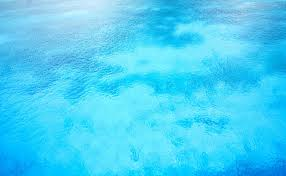
%> input picture Week 5/images/blue4.jpg, 286 x 176 px; its folder holds 5 pictures in this run
$ octave lab5_2_a.m   (GNU Octave 9; MATLAB toolbox functions it lacks are replaced by stand-ins)
%> lines starting %> are read from the running program, lines starting %| are printed output that depends on the picture
clc
clear all
close all
tic;
D = './images';
S = dir(fullfile(D,'*.jpg')); % pattern to match filenames.

% Loading query image and converting to gray scale
query_image = imread('images/blue4.jpg');
%> query_image is the input picture: size 176x286x3 uint8; mean R, G, B 72.7, 208.8, 245.4
querry_image = rgb2gray(query_image);
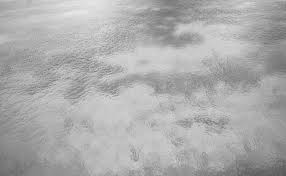
%> querry_image: size 176x286 uint8; min 88, max 232, mean 172.3
query_image = imquantize(querry_image,8);
%> query_image: size 176x286 double; every value is 2
Q_Row={'Query'};
%Extracting Horizontal and Vertical count of Query Image
[hc vc] = acg(query_image,[1 3]);
%> after the loop in acg, `for r = 1:Y`: horizontal_count = [0 0; 0 0; 50050 49478; 0 0; 0 0; 0 0; 0 0; 0 0]; vertical_count = [0 0; 0 0; 50160 49808; 0 0; 0 0; 0 0; 0 0; 0 0]
%> hc = [0 0; 0 0; 50050 49478; 0 0; 0 0; 0 0; 0 0; 0 0]; vc = [0 0; 0 0; 50160 49808; 0 0; 0 0; 0 0; 0 0; 0 0]
for i = 1:8
    Q_Row{end+1} = hc(i,1);
end
%> after the loop, Q_Row = {'Query', 0, 0, 50050, 0, 0, 0, 0, 0}
for i = 1:8
    Q_Row{end+1} = vc(i,1);
end
%> after the loop, Q_Row = 17 items
for i = 1:8
    Q_Row{end+1} = hc(i,2);
end
%> after the loop, Q_Row = 25 items
for i = 1:8
    Q_Row{end+1} = vc(i,2);
end
%> after the loop, Q_Row = 33 items
%Q_Row{end+1} = 0;
%Creating array with Column Names for Excel Sheet
CNames = {'file_name'};
for i = 1:8
    CNames{end+1} = sprintf('H-1-%d,%d', i-1, i-1);
end
for i = 1:8
    CNames{end+1} = sprintf('V-1-%d,%d', i-1, i-1);
end
for i = 1:8
    CNames{end+1} = sprintf('H-2-%d,%d', i-1, i-1);
end
for i = 1:8
    CNames{end+1} = sprintf('V-2-%d,%d', i-1, i-1);
end
CNames{end+1} = 'Chi-Square Distance';
%> the run ends on the next line
info_table = cell2table(cell(0, 34), 'VariableNames',CNames);
% [60 lines not run here, left out]
function [horizontal_count, vertical_count] = acg(img, distances, levels)
    % Check if levels provided or not
    if nargin == 2
    levels = 8;
    end

    [Y, X] = size(img);
    % Image quantization
    % img = gray2ind(img, levels);
    % Set variable sizes
    [~, num_of_distances] = size(distances);
    horizontal_count = zeros(levels, num_of_distances);
    vertical_count = zeros(levels, num_of_distances);
    % For each row
    for r = 1:Y
    % For each column
        for c = 1:X
    % For each distance
            for d = 1:num_of_distances
                D = distances(d);
                value = img(r,c); % Get the value
                % Increment the resp. counter, if pixels equivalent
                if(r + D <= Y && img(r + D, c) == value)
                horizontal_count(value+1, d) = horizontal_count(value+1, d) + 1;
                end
                if(c + D <= X && img(r, c + D) == value)
                vertical_count(value+1, d) = vertical_count(value+1, d) + 1;
                end
            end
        end
    end
end
